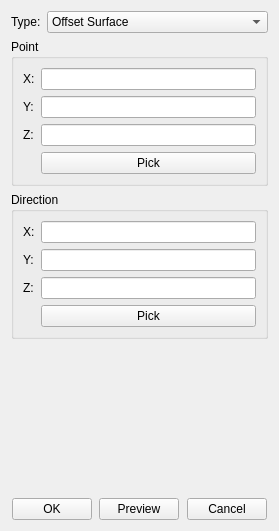
<?xml version="1.0" encoding="UTF-8"?>
<ui version="4.0">
 <class>ReferencePlaneInfoDialog</class>
 <widget class="QDialog" name="ReferencePlaneInfoDialog">
  <property name="geometry">
   <rect>
    <x>0</x>
    <y>0</y>
    <width>279</width>
    <height>490</height>
   </rect>
  </property>
  <property name="windowTitle">
   <string>Reference Plane</string>
  </property>
  <layout class="QGridLayout" name="gridLayout_4">
   <item row="0" column="0">
    <widget class="QWidget" name="widget_2" native="true">
     <property name="sizePolicy">
      <sizepolicy hsizetype="Preferred" vsizetype="Fixed">
       <horstretch>0</horstretch>
       <verstretch>0</verstretch>
      </sizepolicy>
     </property>
     <layout class="QGridLayout" name="gridLayout_2">
      <property name="leftMargin">
       <number>0</number>
      </property>
      <property name="topMargin">
       <number>0</number>
      </property>
      <property name="rightMargin">
       <number>0</number>
      </property>
      <property name="bottomMargin">
       <number>0</number>
      </property>
      <item row="0" column="0">
       <widget class="QLabel" name="label">
        <property name="sizePolicy">
         <sizepolicy hsizetype="Fixed" vsizetype="Preferred">
          <horstretch>0</horstretch>
          <verstretch>0</verstretch>
         </sizepolicy>
        </property>
        <property name="text">
         <string>Type:</string>
        </property>
       </widget>
      </item>
      <item row="0" column="1">
       <widget class="QComboBox" name="comb_type">
        <item>
         <property name="text">
          <string>Offset Surface</string>
         </property>
        </item>
        <item>
         <property name="text">
          <string>Three Points</string>
         </property>
        </item>
        <item>
         <property name="text">
          <string>Equation</string>
         </property>
        </item>
        <item>
         <property name="text">
          <string>Point and Normal</string>
         </property>
        </item>
       </widget>
      </item>
     </layout>
    </widget>
   </item>
   <item row="1" column="0">
    <widget class="QStackedWidget" name="stackedWidget">
     <property name="currentIndex">
      <number>3</number>
     </property>
     <widget class="QWidget" name="page_offset">
      <layout class="QGridLayout" name="gridLayout">
       <property name="leftMargin">
        <number>0</number>
       </property>
       <property name="topMargin">
        <number>0</number>
       </property>
       <property name="rightMargin">
        <number>0</number>
       </property>
       <property name="bottomMargin">
        <number>0</number>
       </property>
       <item row="0" column="0">
        <widget class="QGroupBox" name="groupBox">
         <property name="sizePolicy">
          <sizepolicy hsizetype="Preferred" vsizetype="Fixed">
           <horstretch>0</horstretch>
           <verstretch>0</verstretch>
          </sizepolicy>
         </property>
         <property name="title">
          <string>Source Surface</string>
         </property>
         <layout class="QHBoxLayout" name="horizontalLayout_2">
          <item>
           <widget class="QLabel" name="lb_source">
            <property name="text">
             <string>Picked (0)</string>
            </property>
           </widget>
          </item>
          <item>
           <widget class="QPushButton" name="pb_selectsource">
            <property name="sizePolicy">
             <sizepolicy hsizetype="Fixed" vsizetype="Fixed">
              <horstretch>0</horstretch>
              <verstretch>0</verstretch>
             </sizepolicy>
            </property>
            <property name="text">
             <string>Select</string>
            </property>
           </widget>
          </item>
         </layout>
        </widget>
       </item>
       <item row="1" column="0">
        <widget class="QGroupBox" name="groupBox_2">
         <property name="title">
          <string>Parameter</string>
         </property>
         <layout class="QGridLayout" name="gridLayout_5">
          <item row="0" column="0">
           <widget class="QLabel" name="label_7">
            <property name="text">
             <string>Offset:</string>
            </property>
           </widget>
          </item>
          <item row="0" column="1">
           <widget class="Comp::FITKSciNotationLineEdit" name="le_offset"/>
          </item>
         </layout>
        </widget>
       </item>
       <item row="2" column="0">
        <spacer name="verticalSpacer">
         <property name="orientation">
          <enum>Qt::Vertical</enum>
         </property>
         <property name="sizeHint" stdset="0">
          <size>
           <width>20</width>
           <height>40</height>
          </size>
         </property>
        </spacer>
       </item>
      </layout>
     </widget>
     <widget class="QWidget" name="page_threepoints">
      <layout class="QGridLayout" name="gridLayout_8">
       <property name="leftMargin">
        <number>0</number>
       </property>
       <property name="topMargin">
        <number>0</number>
       </property>
       <property name="rightMargin">
        <number>0</number>
       </property>
       <property name="bottomMargin">
        <number>0</number>
       </property>
       <item row="1" column="0">
        <widget class="QGroupBox" name="groupBox_16">
         <property name="title">
          <string>Point 2</string>
         </property>
         <layout class="QGridLayout" name="gridLayout_20">
          <item row="0" column="0">
           <widget class="QLabel" name="label_40">
            <property name="text">
             <string>X:</string>
            </property>
           </widget>
          </item>
          <item row="2" column="1">
           <widget class="Comp::FITKSciNotationLineEdit" name="le_3p_z2"/>
          </item>
          <item row="1" column="0">
           <widget class="QLabel" name="label_41">
            <property name="text">
             <string>Y:</string>
            </property>
           </widget>
          </item>
          <item row="0" column="1">
           <widget class="Comp::FITKSciNotationLineEdit" name="le_3p_x2"/>
          </item>
          <item row="2" column="0">
           <widget class="QLabel" name="label_42">
            <property name="text">
             <string>Z:</string>
            </property>
           </widget>
          </item>
          <item row="1" column="1">
           <widget class="Comp::FITKSciNotationLineEdit" name="le_3p_y2"/>
          </item>
          <item row="3" column="1">
           <widget class="QPushButton" name="pb_3p_pickpoint2">
            <property name="text">
             <string>Pick</string>
            </property>
           </widget>
          </item>
         </layout>
        </widget>
       </item>
       <item row="2" column="0">
        <widget class="QGroupBox" name="groupBox_15">
         <property name="title">
          <string>Point 3</string>
         </property>
         <layout class="QGridLayout" name="gridLayout_19">
          <item row="1" column="0">
           <widget class="QLabel" name="label_38">
            <property name="text">
             <string>Y:</string>
            </property>
           </widget>
          </item>
          <item row="2" column="0">
           <widget class="QLabel" name="label_39">
            <property name="text">
             <string>Z:</string>
            </property>
           </widget>
          </item>
          <item row="1" column="1">
           <widget class="Comp::FITKSciNotationLineEdit" name="le_3p_y3"/>
          </item>
          <item row="0" column="0">
           <widget class="QLabel" name="label_37">
            <property name="text">
             <string>X:</string>
            </property>
           </widget>
          </item>
          <item row="0" column="1">
           <widget class="Comp::FITKSciNotationLineEdit" name="le_3p_x3"/>
          </item>
          <item row="2" column="1">
           <widget class="Comp::FITKSciNotationLineEdit" name="le_3p_z3"/>
          </item>
          <item row="3" column="1">
           <widget class="QPushButton" name="pb_3p_pickpoint3">
            <property name="text">
             <string>Pick</string>
            </property>
           </widget>
          </item>
         </layout>
        </widget>
       </item>
       <item row="0" column="0">
        <widget class="QGroupBox" name="groupBox_14">
         <property name="title">
          <string>Point 1</string>
         </property>
         <layout class="QGridLayout" name="gridLayout_18">
          <item row="0" column="0">
           <widget class="QLabel" name="label_34">
            <property name="text">
             <string>X:</string>
            </property>
           </widget>
          </item>
          <item row="2" column="1">
           <widget class="Comp::FITKSciNotationLineEdit" name="le_3p_z1"/>
          </item>
          <item row="1" column="0">
           <widget class="QLabel" name="label_35">
            <property name="text">
             <string>Y:</string>
            </property>
           </widget>
          </item>
          <item row="0" column="1">
           <widget class="Comp::FITKSciNotationLineEdit" name="le_3p_x1"/>
          </item>
          <item row="2" column="0">
           <widget class="QLabel" name="label_36">
            <property name="text">
             <string>Z:</string>
            </property>
           </widget>
          </item>
          <item row="1" column="1">
           <widget class="Comp::FITKSciNotationLineEdit" name="le_3p_y1"/>
          </item>
          <item row="3" column="1">
           <widget class="QPushButton" name="pb_3p_pickpoint1">
            <property name="text">
             <string>Pick</string>
            </property>
           </widget>
          </item>
         </layout>
        </widget>
       </item>
       <item row="3" column="0">
        <spacer name="verticalSpacer_3">
         <property name="orientation">
          <enum>Qt::Vertical</enum>
         </property>
         <property name="sizeHint" stdset="0">
          <size>
           <width>20</width>
           <height>40</height>
          </size>
         </property>
        </spacer>
       </item>
      </layout>
     </widget>
     <widget class="QWidget" name="page_equation">
      <layout class="QGridLayout" name="gridLayout_7">
       <property name="leftMargin">
        <number>0</number>
       </property>
       <property name="topMargin">
        <number>0</number>
       </property>
       <property name="rightMargin">
        <number>0</number>
       </property>
       <property name="bottomMargin">
        <number>0</number>
       </property>
       <item row="0" column="0">
        <widget class="QGroupBox" name="groupBox_3">
         <property name="title">
          <string>Parameter</string>
         </property>
         <layout class="QGridLayout" name="gridLayout_6">
          <item row="0" column="1">
           <widget class="Comp::FITKSciNotationLineEdit" name="le_equation_a"/>
          </item>
          <item row="3" column="0">
           <widget class="QLabel" name="label_5">
            <property name="text">
             <string>D:</string>
            </property>
           </widget>
          </item>
          <item row="0" column="0">
           <widget class="QLabel" name="label_2">
            <property name="text">
             <string>A:</string>
            </property>
           </widget>
          </item>
          <item row="2" column="1">
           <widget class="Comp::FITKSciNotationLineEdit" name="le_equation_c"/>
          </item>
          <item row="3" column="1">
           <widget class="Comp::FITKSciNotationLineEdit" name="le_equation_d"/>
          </item>
          <item row="2" column="0">
           <widget class="QLabel" name="label_4">
            <property name="text">
             <string>C:</string>
            </property>
           </widget>
          </item>
          <item row="1" column="0">
           <widget class="QLabel" name="label_3">
            <property name="text">
             <string>B:</string>
            </property>
           </widget>
          </item>
          <item row="1" column="1">
           <widget class="Comp::FITKSciNotationLineEdit" name="le_equation_b"/>
          </item>
          <item row="4" column="0">
           <spacer name="verticalSpacer_2">
            <property name="orientation">
             <enum>Qt::Vertical</enum>
            </property>
            <property name="sizeHint" stdset="0">
             <size>
              <width>20</width>
              <height>40</height>
             </size>
            </property>
           </spacer>
          </item>
         </layout>
        </widget>
       </item>
      </layout>
     </widget>
     <widget class="QWidget" name="page_pointanddir">
      <layout class="QGridLayout" name="gridLayout_9">
       <property name="leftMargin">
        <number>0</number>
       </property>
       <property name="topMargin">
        <number>0</number>
       </property>
       <property name="rightMargin">
        <number>0</number>
       </property>
       <property name="bottomMargin">
        <number>0</number>
       </property>
       <item row="0" column="0">
        <widget class="QGroupBox" name="groupBox_5">
         <property name="title">
          <string>Point</string>
         </property>
         <layout class="QGridLayout" name="gridLayout_28">
          <item row="2" column="0">
           <widget class="QLabel" name="label_51">
            <property name="text">
             <string>Z:</string>
            </property>
           </widget>
          </item>
          <item row="1" column="1">
           <widget class="Comp::FITKSciNotationLineEdit" name="le_pointanddir_py"/>
          </item>
          <item row="0" column="1">
           <widget class="Comp::FITKSciNotationLineEdit" name="le_pointanddir_px"/>
          </item>
          <item row="2" column="1">
           <widget class="Comp::FITKSciNotationLineEdit" name="le_pointanddir_pz"/>
          </item>
          <item row="1" column="0">
           <widget class="QLabel" name="label_52">
            <property name="text">
             <string>Y:</string>
            </property>
           </widget>
          </item>
          <item row="0" column="0">
           <widget class="QLabel" name="label_6">
            <property name="text">
             <string>X:</string>
            </property>
           </widget>
          </item>
          <item row="3" column="1">
           <widget class="QPushButton" name="pb_pointanddir_pickpoint">
            <property name="text">
             <string>Pick</string>
            </property>
           </widget>
          </item>
         </layout>
        </widget>
       </item>
       <item row="1" column="0">
        <widget class="QGroupBox" name="groupBox_18">
         <property name="title">
          <string>Direction</string>
         </property>
         <layout class="QGridLayout" name="gridLayout_27">
          <item row="0" column="2">
           <widget class="Comp::FITKSciNotationLineEdit" name="le_pointanddir_dx"/>
          </item>
          <item row="0" column="0">
           <widget class="QLabel" name="label_48">
            <property name="text">
             <string>X:</string>
            </property>
           </widget>
          </item>
          <item row="1" column="0">
           <widget class="QLabel" name="label_49">
            <property name="text">
             <string>Y:</string>
            </property>
           </widget>
          </item>
          <item row="1" column="2">
           <widget class="Comp::FITKSciNotationLineEdit" name="le_pointanddir_dy"/>
          </item>
          <item row="2" column="0">
           <widget class="QLabel" name="label_50">
            <property name="text">
             <string>Z:</string>
            </property>
           </widget>
          </item>
          <item row="2" column="2">
           <widget class="Comp::FITKSciNotationLineEdit" name="le_pointanddir_dz"/>
          </item>
          <item row="3" column="2">
           <widget class="QPushButton" name="pb_pointanddir_pickdir">
            <property name="text">
             <string>Pick</string>
            </property>
           </widget>
          </item>
         </layout>
        </widget>
       </item>
       <item row="2" column="0">
        <spacer name="verticalSpacer_4">
         <property name="orientation">
          <enum>Qt::Vertical</enum>
         </property>
         <property name="sizeHint" stdset="0">
          <size>
           <width>20</width>
           <height>40</height>
          </size>
         </property>
        </spacer>
       </item>
      </layout>
     </widget>
    </widget>
   </item>
   <item row="2" column="0">
    <widget class="QWidget" name="widget" native="true">
     <property name="sizePolicy">
      <sizepolicy hsizetype="Preferred" vsizetype="Fixed">
       <horstretch>0</horstretch>
       <verstretch>0</verstretch>
      </sizepolicy>
     </property>
     <layout class="QGridLayout" name="gridLayout_3">
      <property name="leftMargin">
       <number>0</number>
      </property>
      <property name="topMargin">
       <number>0</number>
      </property>
      <property name="rightMargin">
       <number>0</number>
      </property>
      <property name="bottomMargin">
       <number>0</number>
      </property>
      <item row="0" column="4">
       <spacer name="horizontalSpacer_3">
        <property name="orientation">
         <enum>Qt::Horizontal</enum>
        </property>
        <property name="sizeHint" stdset="0">
         <size>
          <width>40</width>
          <height>20</height>
         </size>
        </property>
       </spacer>
      </item>
      <item row="0" column="1">
       <widget class="QPushButton" name="pb_ok">
        <property name="text">
         <string>OK</string>
        </property>
       </widget>
      </item>
      <item row="0" column="3">
       <widget class="QPushButton" name="pb_preview">
        <property name="text">
         <string>Preview</string>
        </property>
       </widget>
      </item>
      <item row="0" column="5">
       <widget class="QPushButton" name="pb_cancel">
        <property name="text">
         <string>Cancel</string>
        </property>
       </widget>
      </item>
      <item row="0" column="2">
       <spacer name="horizontalSpacer_2">
        <property name="orientation">
         <enum>Qt::Horizontal</enum>
        </property>
        <property name="sizeHint" stdset="0">
         <size>
          <width>40</width>
          <height>20</height>
         </size>
        </property>
       </spacer>
      </item>
      <item row="0" column="0">
       <spacer name="horizontalSpacer">
        <property name="orientation">
         <enum>Qt::Horizontal</enum>
        </property>
        <property name="sizeHint" stdset="0">
         <size>
          <width>40</width>
          <height>20</height>
         </size>
        </property>
       </spacer>
      </item>
      <item row="0" column="6">
       <spacer name="horizontalSpacer_4">
        <property name="orientation">
         <enum>Qt::Horizontal</enum>
        </property>
        <property name="sizeHint" stdset="0">
         <size>
          <width>40</width>
          <height>20</height>
         </size>
        </property>
       </spacer>
      </item>
     </layout>
    </widget>
   </item>
  </layout>
 </widget>
 <customwidgets>
  <customwidget>
   <class>Comp::FITKSciNotationLineEdit</class>
   <extends>QLineEdit</extends>
   <header location="global">FITK_Component/FITKWidget/FITKSciNotationLineEdit.h</header>
  </customwidget>
 </customwidgets>
 <resources/>
 <connections/>
</ui>
